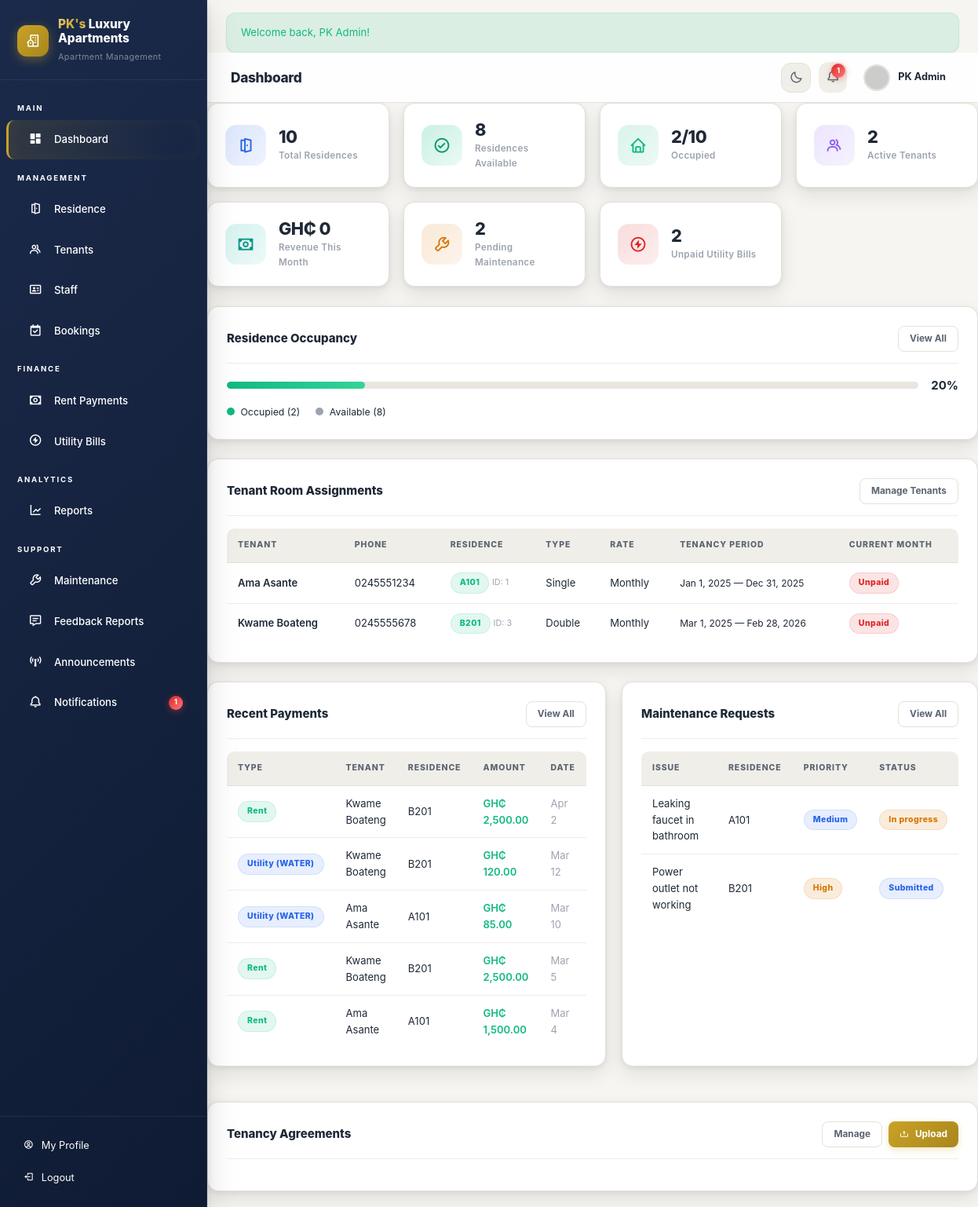
/dashboard.php (signed in), run on the app's committed database.
### tables this page shows
CREATE TABLE users (
    id INT AUTO_INCREMENT PRIMARY KEY,
    username VARCHAR(50) UNIQUE NOT NULL,
    password VARCHAR(255) NOT NULL,
    full_name VARCHAR(100) NOT NULL,
    email VARCHAR(100),
    phone VARCHAR(20),
    role ENUM('admin', 'staff', 'tenant') NOT NULL DEFAULT 'tenant',
    profile_picture VARCHAR(255) DEFAULT 'default.png',
    date_of_birth DATE,
    must_change_password TINYINT(1) DEFAULT 0,
    is_active TINYINT(1) DEFAULT 1,
    last_login DATETIME DEFAULT NULL,
    created_at TIMESTAMP DEFAULT CURRENT_TIMESTAMP,
    updated_at TIMESTAMP DEFAULT CURRENT_TIMESTAMP ON UPDATE CURRENT_TIMESTAMP
);

CREATE TABLE rooms (
    id INT AUTO_INCREMENT PRIMARY KEY,
    room_number VARCHAR(10) UNIQUE NOT NULL,
    room_type VARCHAR(50) NOT NULL DEFAULT 'single',
    floor INT DEFAULT 1,
    size_sqm DECIMAL(6,2),
    rental_price DECIMAL(10,2) NOT NULL,
    status ENUM('available', 'occupied', 'maintenance') DEFAULT 'available',
    image VARCHAR(255) DEFAULT NULL,
    description TEXT,
    amenities TEXT,
    created_at TIMESTAMP DEFAULT CURRENT_TIMESTAMP
);

CREATE TABLE maintenance_requests (
    id INT AUTO_INCREMENT PRIMARY KEY,
    tenant_id INT NOT NULL,
    room_id INT NOT NULL,
    category ENUM('plumbing', 'electrical', 'structural', 'pest_control', 'appliance', 'other') NOT NULL,
    subject VARCHAR(150) NOT NULL,
    description TEXT NOT NULL,
    priority ENUM('low', 'medium', 'high', 'urgent') DEFAULT 'medium',
    status ENUM('submitted', 'in_progress', 'resolved', 'closed') DEFAULT 'submitted',
    assigned_to INT,
    assigned_name VARCHAR(100),
    assigned_phone VARCHAR(20),
    resolution_notes TEXT,
    resolved_date DATETIME,
    created_at TIMESTAMP DEFAULT CURRENT_TIMESTAMP,
    updated_at TIMESTAMP DEFAULT CURRENT_TIMESTAMP ON UPDATE CURRENT_TIMESTAMP,
    FOREIGN KEY (tenant_id) REFERENCES users(id) ON DELETE CASCADE,
    FOREIGN KEY (room_id) REFERENCES rooms(id) ON DELETE CASCADE,
    FOREIGN KEY (assigned_to) REFERENCES users(id) ON DELETE SET NULL
);

### dashboard.php (the view, shortened to what the rows shown need)
<?php
require_once __DIR__ . '/config/database.php';
$pageTitle = 'Dashboard';
$db = getDB();
$user = currentUser();
$role = $user['role'];
if ($role === 'admin' || $role === 'staff') {
    $tenantRooms = $db->query("SELECT u.id, u.full_name, u.phone, r.id AS room_id, r.room_number, r.room_type, t.start_date, t.end_date,
        rt.charge_period,
        (SELECT COALESCE(SUM(rp.amount),0) FROM rent_payments rp WHERE rp.tenant_id = u.id) AS total_paid,
        (SELECT COALESCE(SUM(rp.amount),0) FROM rent_payments rp WHERE rp.tenant_id = u.id AND MONTH(rp.month_covered)=MONTH(CURRENT_DATE()) AND YEAR(rp.month_covered)=YEAR(CURRENT_DATE())) AS current_month_paid
        FROM users u
        JOIN tenancies t ON t.tenant_id = u.id AND t.status = 'active'
        JOIN rooms r ON t.room_id = r.id
        LEFT JOIN room_types rt ON rt.name = r.room_type
        WHERE u.role = 'tenant' AND u.is_active = 1
        ORDER BY r.room_number")->fetchAll();
}
$recentMaintenance = $db->query("SELECT mr.*, u.full_name as tenant_name, r.room_number FROM maintenance_requests mr JOIN users u ON mr.tenant_id = u.id JOIN rooms r ON mr.room_id = r.id ORDER BY mr.created_at DESC LIMIT 5")->fetchAll();
include __DIR__ . '/includes/header.php';
?>
<?php if ($role === 'admin' || $role === 'staff'): ?>
<div class="card mb-3">
    <?php if ($tenantRooms): ?>
    <div class="table-responsive">
        <table>
            <thead>
                <tr><th>Tenant</th><th>Phone</th><th>Residence</th><th>Type</th><th>Rate</th><th>Tenancy Period</th><th>Current Month</th></tr>
            </thead>
            <tbody>
                <?php foreach ($tenantRooms as $tr): ?>
                <tr>
                    <td style="font-weight:600;"><?= sanitize($tr['full_name']) ?></td>
                    <td><?= sanitize($tr['phone']) ?></td>
                    <td><span class="badge badge-success"><?= sanitize($tr['room_number']) ?></span> <span style="font-size:0.72rem;color:var(--text-muted);">ID: <?= (int)$tr['room_id'] ?></span></td>
                    <td><?= ucfirst($tr['room_type']) ?></td>
                    <td><?= ($tr['charge_period'] ?? 'monthly') === 'daily' ? 'Daily' : 'Monthly' ?></td>
                    <td style="font-size:0.8rem;"><?= date('M j, Y', strtotime($tr['start_date'])) ?> — <?= $tr['end_date'] ? date('M j, Y', strtotime($tr['end_date'])) : 'Ongoing' ?></td>
                    <td><?= $tr['current_month_paid'] > 0 ? '<span class="badge badge-success">Paid</span>' : '<span class="badge badge-danger">Unpaid</span>' ?></td>
                </tr>
                <?php endforeach; ?>
            </tbody>
        </table>
    </div>
    <?php else: ?>
    <div class="empty-state" style="padding:30px;">
        <p>No active tenant room assignments.</p>
    </div>
    <?php endif; ?>
</div>
<div class="grid-2">
    <div class="card">
        <div class="table-responsive">
            <table>
                <thead>
                    <tr><th>Type</th><th>Tenant</th><th>Residence</th><th>Amount</th><th>Date</th></tr>
                </thead>
            </table>
        </div>
    </div>
    <div class="card">
        <div class="table-responsive">
            <table>
                <thead>
                    <tr><th>Issue</th><th>Residence</th><th>Priority</th><th>Status</th></tr>
                </thead>
                <tbody>
                    <?php if ($recentMaintenance): foreach ($recentMaintenance as $m): ?>
                    <tr>
                        <td><?= sanitize($m['subject']) ?></td>
                        <td><?= sanitize($m['room_number']) ?></td>
                        <td>
                            <span class="badge badge-<?= $m['priority'] === 'urgent' ? 'danger' : ($m['priority'] === 'high' ? 'warning' : ($m['priority'] === 'medium' ? 'info' : 'secondary')) ?>">
                                <?= ucfirst($m['priority']) ?>
                            </span>
                        </td>
                        <td>
                            <span class="badge badge-<?= $m['status'] === 'resolved' ? 'success' : ($m['status'] === 'in_progress' ? 'warning' : 'info') ?>">
                                <?= ucfirst(str_replace('_', ' ', $m['status'])) ?>
                            </span>
                        </td>
                    </tr>
                    <?php endforeach; else: ?>
                    <tr><td colspan="4" class="text-center text-muted">No requests</td></tr>
                    <?php endif; ?>
                </tbody>
            </table>
        </div>
    </div>
</div>
<?php endif; ?>
<?php include __DIR__ . '/includes/footer.php'; ?>

### includes/header.php (shortened to what the rows shown need)
<?php
require_once __DIR__ . '/../config/database.php';
$user = currentUser();
?>
<!DOCTYPE html>
<html lang="en">
<head>
    <link rel="stylesheet" href="https://unpkg.com/boxicons@2.1.4/css/boxicons.min.css">
    <link rel="stylesheet" href="<?= SITE_URL ?>/css/style.css?v=18">
</head>
<body>
<div class="app-layout">
    <aside class="sidebar" id="sidebar">
        <div class="sidebar-brand">
            <div>
                <h2><span class="brand-gold">PK's</span> Luxury Apartments</h2>
            </div>
        </div>
    </aside>
    <main class="main-content">
        <header class="topbar">
            <div class="topbar-left">
                <h2><?= isset($pageTitle) ? sanitize($pageTitle) : 'Dashboard' ?></h2>
            </div>
            <div class="topbar-right">
                <div class="topbar-user" onclick="location.href='profile.php'">
                    <img src="<?= SITE_URL ?>/uploads/profiles/<?= $user['profile_picture'] ?>" alt="Profile" loading="lazy" onerror="this.src='https://ui-avatars.com/api/?name=<?= urlencode($user['full_name']) ?>&background=47433E&color=fff'">
                    <span><?= sanitize($user['full_name']) ?></span>
                </div>
            </div>
        </header>

### data on the page
users: full_name "PK Admin"
users: full_name "Ama Asante", phone "0245551234", rooms.room_number "A101", rooms.id "1", rooms.room_type "Single", start_date "Jan 1, 2025", end_date "Dec 31, 2025"
users: full_name "Kwame Boateng", phone "0245555678", rooms.room_number "B201", rooms.id "3", rooms.room_type "Double", start_date "Mar 1, 2025", end_date "Feb 28, 2026"
maintenance_requests: subject "Leaking faucet in bathroom", room.room_number "A101", priority "Medium", status "In progress"
maintenance_requests: subject "Power outlet not working", room.room_number "B201", priority "High", status "Submitted"

### other printed values
$unreadNotifs "1"
$flash['message'] "Welcome back, PK Admin!"
$pageTitle "Dashboard"
$totalRooms "10"
$availableRooms "8"
$occupiedRooms "2"
$totalTenants "2"
$pendingMaintenance "2"
$overdueBills "2"
$occupiedRooms/$totalRooms*100 "20"
$p['kind'] "Rent"
$p['tenant_name'] "Kwame Boateng"
$p['room_number'] "B201"
formatCurrency($p['amount']) "GH₵ 2,500.00"
date('M j', strtotime($p['payment_date'])) "Apr 2"
